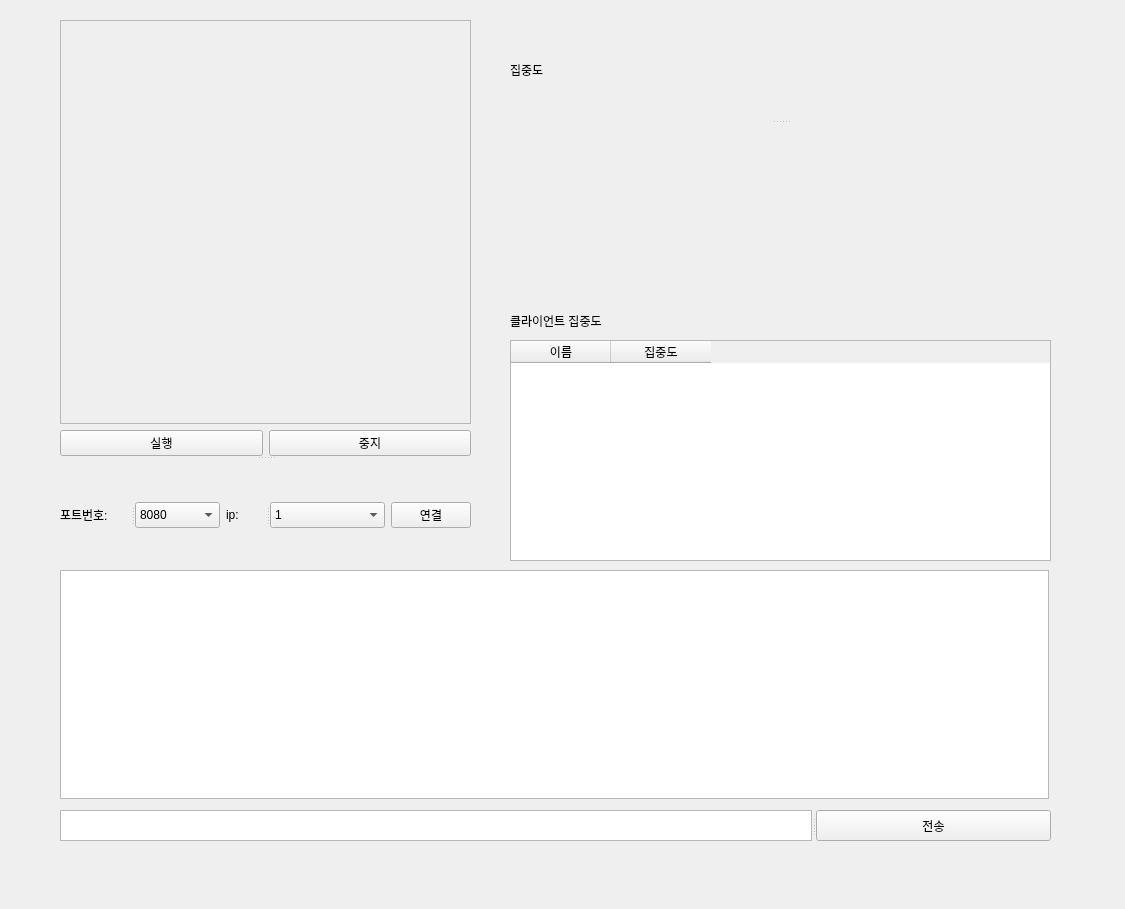
<?xml version="1.0" encoding="UTF-8"?>
<ui version="4.0">
 <class>MainWindow</class>
 <widget class="QMainWindow" name="MainWindow">
  <property name="geometry">
   <rect>
    <x>0</x>
    <y>0</y>
    <width>1125</width>
    <height>909</height>
   </rect>
  </property>
  <property name="windowTitle">
   <string>MainWindow</string>
  </property>
  <widget class="QWidget" name="centralwidget">
   <widget class="QTextBrowser" name="textBrowser">
    <property name="geometry">
     <rect>
      <x>60</x>
      <y>570</y>
      <width>989</width>
      <height>229</height>
     </rect>
    </property>
    <property name="html">
     <string>&lt;!DOCTYPE HTML PUBLIC &quot;-//W3C//DTD HTML 4.0//EN&quot; &quot;http://www.w3.org/TR/REC-html40/strict.dtd&quot;&gt;
&lt;html&gt;&lt;head&gt;&lt;meta name=&quot;qrichtext&quot; content=&quot;1&quot; /&gt;&lt;style type=&quot;text/css&quot;&gt;
p, li { white-space: pre-wrap; }
&lt;/style&gt;&lt;/head&gt;&lt;body style=&quot; font-family:'Gulim'; font-size:9pt; font-weight:400; font-style:normal;&quot;&gt;
&lt;p style=&quot;-qt-paragraph-type:empty; margin-top:0px; margin-bottom:0px; margin-left:0px; margin-right:0px; -qt-block-indent:0; text-indent:0px;&quot;&gt;&lt;br /&gt;&lt;/p&gt;&lt;/body&gt;&lt;/html&gt;</string>
    </property>
   </widget>
   <widget class="QSplitter" name="information_splitter">
    <property name="geometry">
     <rect>
      <x>510</x>
      <y>310</y>
      <width>541</width>
      <height>21</height>
     </rect>
    </property>
    <property name="orientation">
     <enum>Qt::Horizontal</enum>
    </property>
    <widget class="QLabel" name="label_2">
     <property name="text">
      <string>클라이언트 집중도</string>
     </property>
    </widget>
   </widget>
   <widget class="QSplitter" name="interface_splitter">
    <property name="geometry">
     <rect>
      <x>60</x>
      <y>20</y>
      <width>411</width>
      <height>551</height>
     </rect>
    </property>
    <property name="orientation">
     <enum>Qt::Vertical</enum>
    </property>
    <widget class="QWidget" name="gridLayoutWidget">
     <layout class="QGridLayout" name="gridLayout">
      <item row="5" column="1">
       <layout class="QHBoxLayout" name="horizontalLayout">
        <item>
         <widget class="QPushButton" name="execution_btn">
          <property name="text">
           <string>실행</string>
          </property>
         </widget>
        </item>
        <item>
         <widget class="QPushButton" name="stop_btn">
          <property name="text">
           <string>중지</string>
          </property>
         </widget>
        </item>
       </layout>
      </item>
      <item row="4" column="1">
       <widget class="QScrollArea" name="scrollArea">
        <property name="widgetResizable">
         <bool>true</bool>
        </property>
        <widget class="QWidget" name="scrollAreaWidgetContents">
         <property name="geometry">
          <rect>
           <x>0</x>
           <y>0</y>
           <width>407</width>
           <height>392</height>
          </rect>
         </property>
        </widget>
       </widget>
      </item>
     </layout>
    </widget>
    <widget class="QWidget" name="gridLayoutWidget_2">
     <layout class="QGridLayout" name="gridLayout_2">
      <property name="horizontalSpacing">
       <number>6</number>
      </property>
      <item row="0" column="0">
       <layout class="QHBoxLayout" name="horizontalLayout_3">
        <item>
         <layout class="QHBoxLayout" name="horizontalLayout_5">
          <item>
           <widget class="QSplitter" name="splitter_7">
            <property name="orientation">
             <enum>Qt::Horizontal</enum>
            </property>
            <widget class="QLabel" name="port_label">
             <property name="enabled">
              <bool>true</bool>
             </property>
             <property name="text">
              <string>포트번호:</string>
             </property>
             <property name="alignment">
              <set>Qt::AlignLeading|Qt::AlignLeft|Qt::AlignVCenter</set>
             </property>
            </widget>
            <widget class="QComboBox" name="port_comboBox">
             <item>
              <property name="text">
               <string>8080</string>
              </property>
             </item>
             <item>
              <property name="text">
               <string>3030</string>
              </property>
             </item>
            </widget>
           </widget>
          </item>
          <item>
           <widget class="QSplitter" name="splitter_6">
            <property name="orientation">
             <enum>Qt::Horizontal</enum>
            </property>
            <widget class="QLabel" name="ip_label">
             <property name="enabled">
              <bool>true</bool>
             </property>
             <property name="text">
              <string>ip:</string>
             </property>
             <property name="alignment">
              <set>Qt::AlignLeading|Qt::AlignLeft|Qt::AlignVCenter</set>
             </property>
            </widget>
            <widget class="QComboBox" name="ip_comboBox">
             <item>
              <property name="text">
               <string>1</string>
              </property>
             </item>
             <item>
              <property name="text">
               <string>2</string>
              </property>
             </item>
             <item>
              <property name="text">
               <string>3</string>
              </property>
             </item>
             <item>
              <property name="text">
               <string>4</string>
              </property>
             </item>
             <item>
              <property name="text">
               <string>5</string>
              </property>
             </item>
            </widget>
           </widget>
          </item>
          <item>
           <widget class="QPushButton" name="connect_btn">
            <property name="text">
             <string>연결</string>
            </property>
           </widget>
          </item>
         </layout>
        </item>
       </layout>
      </item>
     </layout>
    </widget>
   </widget>
   <widget class="QSplitter" name="send_splitter">
    <property name="geometry">
     <rect>
      <x>60</x>
      <y>810</y>
      <width>991</width>
      <height>31</height>
     </rect>
    </property>
    <property name="orientation">
     <enum>Qt::Horizontal</enum>
    </property>
    <property name="opaqueResize">
     <bool>true</bool>
    </property>
    <widget class="QPlainTextEdit" name="plainTextEdit">
     <property name="plainText">
      <string/>
     </property>
    </widget>
    <widget class="QPushButton" name="pushButton">
     <property name="text">
      <string>전송</string>
     </property>
    </widget>
   </widget>
   <widget class="QSplitter" name="concentration_splitter">
    <property name="geometry">
     <rect>
      <x>510</x>
      <y>20</y>
      <width>541</width>
      <height>271</height>
     </rect>
    </property>
    <property name="orientation">
     <enum>Qt::Vertical</enum>
    </property>
    <widget class="QSplitter" name="splitter_3">
     <property name="orientation">
      <enum>Qt::Horizontal</enum>
     </property>
     <widget class="QLabel" name="label">
      <property name="text">
       <string>집중도</string>
      </property>
     </widget>
    </widget>
    <widget class="PlotWidget" name="Concentration_graph" native="true"/>
   </widget>
   <widget class="QTableWidget" name="client_table">
    <property name="geometry">
     <rect>
      <x>510</x>
      <y>340</y>
      <width>541</width>
      <height>221</height>
     </rect>
    </property>
    <column>
     <property name="text">
      <string>이름</string>
     </property>
    </column>
    <column>
     <property name="text">
      <string>집중도</string>
     </property>
    </column>
   </widget>
  </widget>
  <widget class="QMenuBar" name="menubar">
   <property name="geometry">
    <rect>
     <x>0</x>
     <y>0</y>
     <width>1125</width>
     <height>21</height>
    </rect>
   </property>
  </widget>
 </widget>
 <customwidgets>
  <customwidget>
   <class>PlotWidget</class>
   <extends>QWidget</extends>
   <header location="global">pyqtgraph</header>
   <container>1</container>
  </customwidget>
 </customwidgets>
 <resources/>
 <connections/>
</ui>
